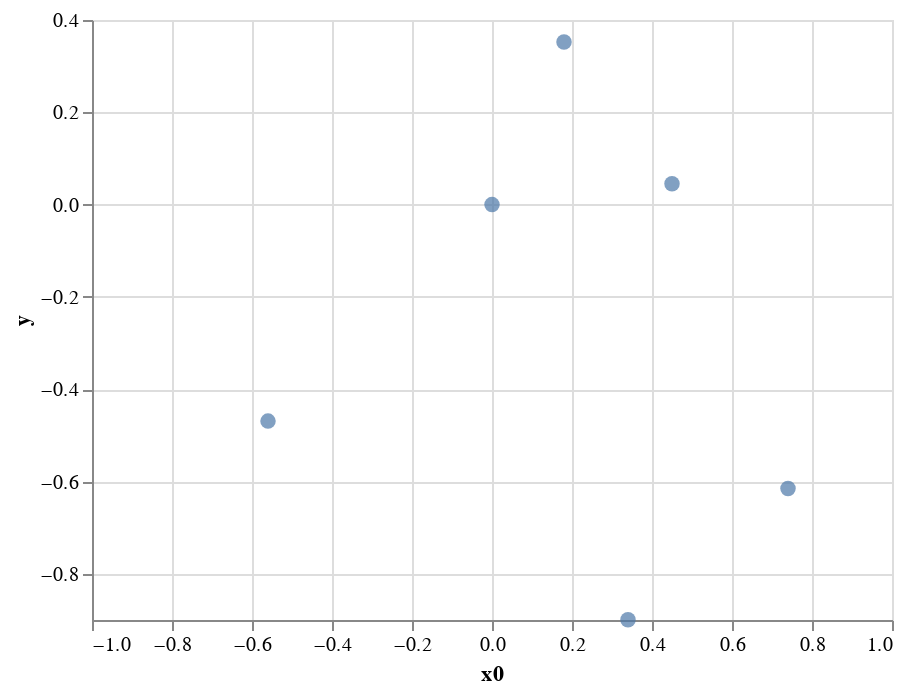

Notebook source saved alongside this figure:
### Markdown cell above
Evaluate the function and plot all the evaluations so far:

### Code cell
y = blackbox1([x0.value])[0][0]
print(f'Evaluated black box at {x0.value}; result={y}')
blackbox1.plot_xy()

### Figure 1 — Vega-Lite specification as saved in the notebook (floating-point values rounded to 4 significant figures)
{"config": {"view": {"continuousWidth": 400, "continuousHeight": 300}}, "data": {"name": "data-7114b8ed47f13059ec214613b1f4cdc8"}, "mark": {"type": "circle", "size": 60}, "encoding": {"x": {"type": "quantitative", "field": "x0", "scale": {"domain": [-1, 1]}}, "y": {"type": "quantitative", "field": "y"}}, "$schema": "https://vega.github.io/schema/vega-lite/v4.8.1.json", "datasets": {"data-7114b8ed47f13059ec214613b1f4cdc8": [{"x0": 0.0, "y": 0.0}, {"x0": 0.74, "y": -0.6152}, {"x0": -0.56, "y": -0.4691}, {"x0": 0.45, "y": 0.045}, {"x0": 0.18, "y": 0.3522}, {"x0": 0.34, "y": -0.8996}]}}
